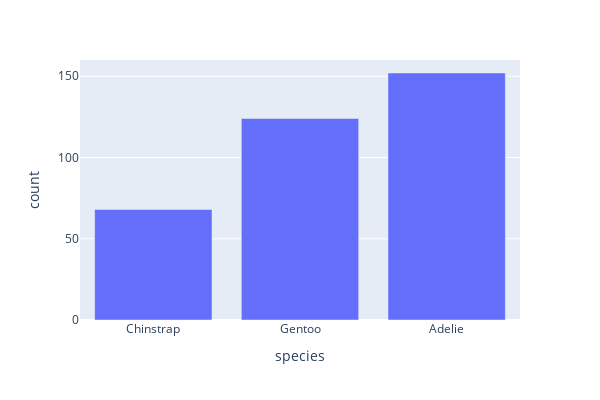

The code cell stored with this chart in its notebook:
### Code cell
import plotly.express as px

chart = px.bar(
    t.group_by("species").agg(count=ibis._.count()).to_pandas(),
    x="species",
    y="count",
    width=600,
    height=400,
)
chart

### Figure 1 — Plotly figure (JSON) as saved in the notebook; plotly's stock layout.template omitted (floating-point values rounded to 4 significant figures)
{"data": [{"hovertemplate": "species=%{x}<br>count=%{y}<extra></extra>", "legendgroup": "", "marker": {"color": "#636efa", "pattern": {"shape": ""}}, "name": "", "orientation": "v", "showlegend": false, "textposition": "auto", "type": "bar", "x": ["Chinstrap", "Gentoo", "Adelie"], "xaxis": "x", "y": [68, 124, 152], "yaxis": "y"}], "layout": {"barmode": "relative", "height": 400, "legend": {"tracegroupgap": 0}, "margin": {"t": 60}, "width": 600, "xaxis": {"anchor": "y", "domain": [0, 1], "title": {"text": "species"}}, "yaxis": {"anchor": "x", "domain": [0, 1], "title": {"text": "count"}}}}
